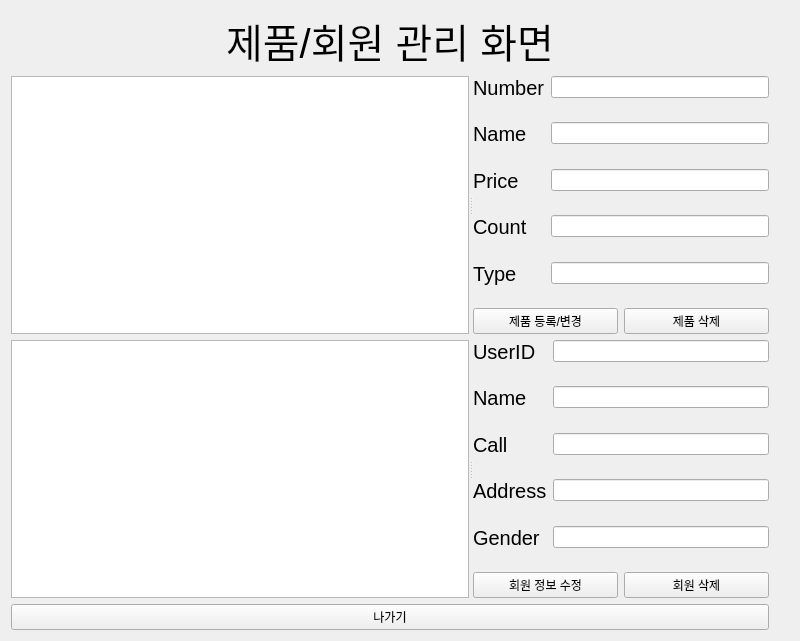
<?xml version="1.0" encoding="UTF-8"?>
<ui version="4.0">
 <class>ProductManager</class>
 <widget class="QWidget" name="ProductManager">
  <property name="geometry">
   <rect>
    <x>0</x>
    <y>0</y>
    <width>800</width>
    <height>600</height>
   </rect>
  </property>
  <property name="windowTitle">
   <string>Form</string>
  </property>
  <layout class="QHBoxLayout" name="horizontalLayout_3">
   <item>
    <layout class="QVBoxLayout" name="verticalLayout_3">
     <item>
      <widget class="QLabel" name="staffOnlyLabel">
       <property name="font">
        <font>
         <pointsize>30</pointsize>
        </font>
       </property>
       <property name="text">
        <string>제품/회원 관리 화면</string>
       </property>
       <property name="alignment">
        <set>Qt::AlignCenter</set>
       </property>
      </widget>
     </item>
     <item>
      <widget class="QSplitter" name="splitter">
       <property name="orientation">
        <enum>Qt::Horizontal</enum>
       </property>
       <widget class="QTableView" name="productTableView">
        <property name="minimumSize">
         <size>
          <width>458</width>
          <height>258</height>
         </size>
        </property>
        <property name="editTriggers">
         <set>QAbstractItemView::NoEditTriggers</set>
        </property>
        <property name="selectionBehavior">
         <enum>QAbstractItemView::SelectRows</enum>
        </property>
       </widget>
       <widget class="QWidget" name="layoutWidget">
        <layout class="QVBoxLayout" name="verticalLayout">
         <item>
          <layout class="QFormLayout" name="formLayout">
           <item row="0" column="0">
            <widget class="QLabel" name="productNumberLabel">
             <property name="font">
              <font>
               <pointsize>15</pointsize>
              </font>
             </property>
             <property name="text">
              <string>Number</string>
             </property>
            </widget>
           </item>
           <item row="0" column="1">
            <widget class="QLineEdit" name="productNumberLineEdit"/>
           </item>
           <item row="1" column="1">
            <spacer name="verticalSpacer">
             <property name="orientation">
              <enum>Qt::Vertical</enum>
             </property>
             <property name="sizeHint" stdset="0">
              <size>
               <width>20</width>
               <height>40</height>
              </size>
             </property>
            </spacer>
           </item>
           <item row="2" column="0">
            <widget class="QLabel" name="productNameLabel">
             <property name="font">
              <font>
               <pointsize>15</pointsize>
              </font>
             </property>
             <property name="text">
              <string>Name</string>
             </property>
            </widget>
           </item>
           <item row="2" column="1">
            <widget class="QLineEdit" name="productNameLineEdit"/>
           </item>
           <item row="3" column="1">
            <spacer name="verticalSpacer_2">
             <property name="orientation">
              <enum>Qt::Vertical</enum>
             </property>
             <property name="sizeHint" stdset="0">
              <size>
               <width>20</width>
               <height>40</height>
              </size>
             </property>
            </spacer>
           </item>
           <item row="4" column="0">
            <widget class="QLabel" name="productPriceLabel">
             <property name="font">
              <font>
               <pointsize>15</pointsize>
              </font>
             </property>
             <property name="text">
              <string>Price</string>
             </property>
            </widget>
           </item>
           <item row="4" column="1">
            <widget class="QLineEdit" name="productPriceLineEdit"/>
           </item>
           <item row="5" column="1">
            <spacer name="verticalSpacer_3">
             <property name="orientation">
              <enum>Qt::Vertical</enum>
             </property>
             <property name="sizeHint" stdset="0">
              <size>
               <width>20</width>
               <height>40</height>
              </size>
             </property>
            </spacer>
           </item>
           <item row="6" column="0">
            <widget class="QLabel" name="productCountLabel">
             <property name="font">
              <font>
               <pointsize>15</pointsize>
              </font>
             </property>
             <property name="text">
              <string>Count</string>
             </property>
            </widget>
           </item>
           <item row="6" column="1">
            <widget class="QLineEdit" name="productCountLineEdit"/>
           </item>
           <item row="7" column="1">
            <spacer name="verticalSpacer_4">
             <property name="orientation">
              <enum>Qt::Vertical</enum>
             </property>
             <property name="sizeHint" stdset="0">
              <size>
               <width>20</width>
               <height>40</height>
              </size>
             </property>
            </spacer>
           </item>
           <item row="8" column="0">
            <widget class="QLabel" name="productTypeLabel">
             <property name="font">
              <font>
               <pointsize>15</pointsize>
              </font>
             </property>
             <property name="text">
              <string>Type</string>
             </property>
            </widget>
           </item>
           <item row="8" column="1">
            <widget class="QLineEdit" name="productTypeLineEdit"/>
           </item>
           <item row="9" column="1">
            <spacer name="verticalSpacer_9">
             <property name="orientation">
              <enum>Qt::Vertical</enum>
             </property>
             <property name="sizeHint" stdset="0">
              <size>
               <width>20</width>
               <height>40</height>
              </size>
             </property>
            </spacer>
           </item>
          </layout>
         </item>
         <item>
          <layout class="QHBoxLayout" name="horizontalLayout_2">
           <item>
            <widget class="QPushButton" name="proRegisterPushButton">
             <property name="font">
              <font>
               <stylestrategy>PreferDefault</stylestrategy>
              </font>
             </property>
             <property name="text">
              <string>제품 등록/변경</string>
             </property>
            </widget>
           </item>
           <item>
            <widget class="QPushButton" name="proRemovePushButton">
             <property name="text">
              <string>제품 삭제</string>
             </property>
            </widget>
           </item>
          </layout>
         </item>
        </layout>
       </widget>
      </widget>
     </item>
     <item>
      <widget class="QSplitter" name="splitter_2">
       <property name="orientation">
        <enum>Qt::Horizontal</enum>
       </property>
       <widget class="QTableView" name="clientListTableView">
        <property name="minimumSize">
         <size>
          <width>458</width>
          <height>258</height>
         </size>
        </property>
        <property name="editTriggers">
         <set>QAbstractItemView::NoEditTriggers</set>
        </property>
        <property name="selectionBehavior">
         <enum>QAbstractItemView::SelectRows</enum>
        </property>
       </widget>
       <widget class="QWidget" name="layoutWidget">
        <layout class="QVBoxLayout" name="verticalLayout_2">
         <item>
          <layout class="QFormLayout" name="formLayout_2">
           <item row="0" column="0">
            <widget class="QLabel" name="userIdLabel">
             <property name="font">
              <font>
               <pointsize>15</pointsize>
              </font>
             </property>
             <property name="text">
              <string>UserID</string>
             </property>
            </widget>
           </item>
           <item row="0" column="1">
            <widget class="QLineEdit" name="userIdLineEdit"/>
           </item>
           <item row="1" column="1">
            <spacer name="verticalSpacer_5">
             <property name="orientation">
              <enum>Qt::Vertical</enum>
             </property>
             <property name="sizeHint" stdset="0">
              <size>
               <width>20</width>
               <height>40</height>
              </size>
             </property>
            </spacer>
           </item>
           <item row="2" column="0">
            <widget class="QLabel" name="userNameLabel">
             <property name="font">
              <font>
               <pointsize>15</pointsize>
              </font>
             </property>
             <property name="text">
              <string>Name</string>
             </property>
            </widget>
           </item>
           <item row="2" column="1">
            <widget class="QLineEdit" name="userNameLineEdit"/>
           </item>
           <item row="3" column="1">
            <spacer name="verticalSpacer_6">
             <property name="orientation">
              <enum>Qt::Vertical</enum>
             </property>
             <property name="sizeHint" stdset="0">
              <size>
               <width>20</width>
               <height>40</height>
              </size>
             </property>
            </spacer>
           </item>
           <item row="4" column="0">
            <widget class="QLabel" name="userCallLabel">
             <property name="font">
              <font>
               <pointsize>15</pointsize>
              </font>
             </property>
             <property name="text">
              <string>Call</string>
             </property>
            </widget>
           </item>
           <item row="4" column="1">
            <widget class="QLineEdit" name="userCallLineEdit"/>
           </item>
           <item row="5" column="1">
            <spacer name="verticalSpacer_7">
             <property name="orientation">
              <enum>Qt::Vertical</enum>
             </property>
             <property name="sizeHint" stdset="0">
              <size>
               <width>20</width>
               <height>40</height>
              </size>
             </property>
            </spacer>
           </item>
           <item row="6" column="0">
            <widget class="QLabel" name="userAddressLabel">
             <property name="font">
              <font>
               <pointsize>15</pointsize>
              </font>
             </property>
             <property name="text">
              <string>Address</string>
             </property>
            </widget>
           </item>
           <item row="6" column="1">
            <widget class="QLineEdit" name="userAddressLineEdit"/>
           </item>
           <item row="7" column="1">
            <spacer name="verticalSpacer_8">
             <property name="orientation">
              <enum>Qt::Vertical</enum>
             </property>
             <property name="sizeHint" stdset="0">
              <size>
               <width>20</width>
               <height>40</height>
              </size>
             </property>
            </spacer>
           </item>
           <item row="8" column="0">
            <widget class="QLabel" name="userGenderLabel">
             <property name="font">
              <font>
               <pointsize>15</pointsize>
              </font>
             </property>
             <property name="text">
              <string>Gender</string>
             </property>
            </widget>
           </item>
           <item row="8" column="1">
            <widget class="QLineEdit" name="userGenderLineEdit"/>
           </item>
           <item row="9" column="1">
            <spacer name="verticalSpacer_10">
             <property name="orientation">
              <enum>Qt::Vertical</enum>
             </property>
             <property name="sizeHint" stdset="0">
              <size>
               <width>20</width>
               <height>40</height>
              </size>
             </property>
            </spacer>
           </item>
          </layout>
         </item>
         <item>
          <layout class="QHBoxLayout" name="horizontalLayout">
           <item>
            <widget class="QPushButton" name="clientUpdatePushButton">
             <property name="font">
              <font>
               <stylestrategy>PreferDefault</stylestrategy>
              </font>
             </property>
             <property name="text">
              <string>회원 정보 수정</string>
             </property>
            </widget>
           </item>
           <item>
            <widget class="QPushButton" name="clientRemovePushButton">
             <property name="text">
              <string>회원 삭제</string>
             </property>
            </widget>
           </item>
          </layout>
         </item>
        </layout>
       </widget>
      </widget>
     </item>
     <item>
      <widget class="QPushButton" name="getOutPushButton">
       <property name="text">
        <string>나가기</string>
       </property>
      </widget>
     </item>
    </layout>
   </item>
   <item>
    <spacer name="verticalSpacer_11">
     <property name="orientation">
      <enum>Qt::Vertical</enum>
     </property>
     <property name="sizeHint" stdset="0">
      <size>
       <width>20</width>
       <height>40</height>
      </size>
     </property>
    </spacer>
   </item>
  </layout>
 </widget>
 <resources/>
 <connections/>
</ui>
